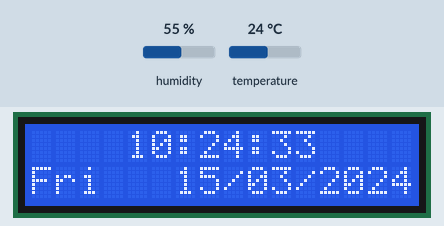
Recording of a sketch running on a simulated Arduino Uno, built with avr-gcc and run on an emulated ATmega328P. Parts: 16×2 character LCD. The inputs (shaded band) are chosen by the test bench; at power-on: humidity 55 %, temperature 24 °C. The local clock reads 2024-03-15 10:24:30 at power-on unless the sketch sets it.

Above: at 3.2 s.
3.3 s: humidity set to 22 %
At 9.6 s:
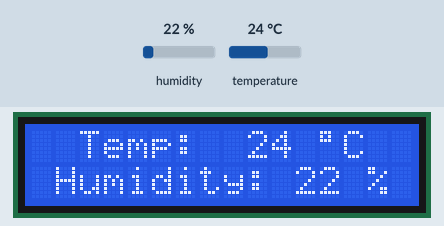
16.3 s: temperature set to 12 °C
At 19.8 s:
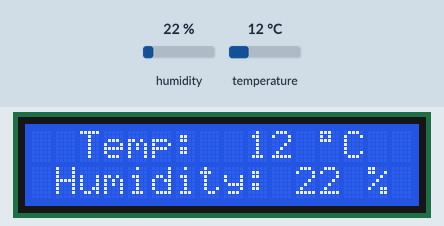
29.3 s: humidity set to 40 %
At 31.2 s:
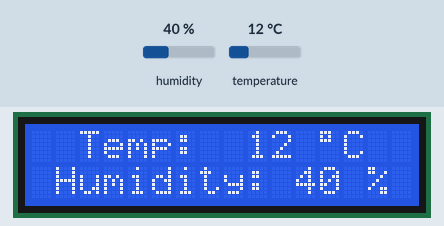
42.3 s: temperature set to 19 °C
At 54.1 s:
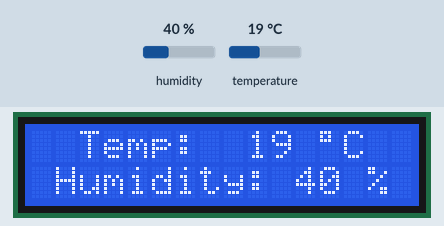
Timing chart, 0 to 55.6 s (numbered marks = the images above; inputs shaded):
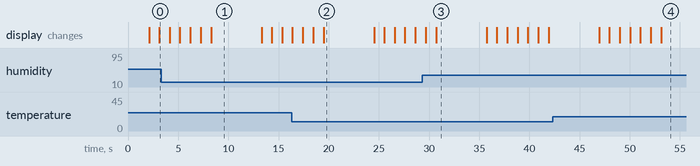

The sketch:

lcd_display_clock_and_temp.ino
```cpp
// Temp, Humidity, Date and Time functions using a DS3231 RTC and DTH11 connected via I2C and Wire lib
#include "RTClib.h"
#include "dht.h"
#include <LiquidCrystal_I2C.h>

#define DHTPIN 2

LiquidCrystal_I2C lcd(0x27, 16, 2);
dht DHT;
RTC_DS3231 rtc;

char daysOfTheWeek[7][12] = {"Sun", "Mon", "Tue", "Wed", "Thu", "Fri", "Sat"};

void setup () {
  lcd.init();
  lcd.backlight();

    Serial.begin(9600);
    delay(2000); // wait for console opening

    if (! rtc.begin()) {
        Serial.println("Couldn't find RTC");
        lcd.setCursor(0,0);
        lcd.print(String("Couldn't find"));
        lcd.setCursor(0,1);
        lcd.print(String("RTC"));
        delay(2000);
    while (1);
  }

  if (rtc.lostPower()) {
    Serial.println("RTC lost power, lets set the time!");
    lcd.clear();
    lcd.setCursor(0,0);
    lcd.print(String("RTC lost power,"));
    lcd.setCursor(0,1);
    lcd.print(String("lets set the time!"));
    delay(2000);

    // following line sets the RTC to the date & time this sketch was compiled
    rtc.adjust(DateTime(F(__DATE__), F(__TIME__)));
    // This line sets the RTC with an explicit date & time, for example to set
    // January 21, 2014 at 3am you would call:
    // rtc.adjust(DateTime(2014, 1, 21, 3, 0, 0));
  }
}


void TimeAndDate () {

    lcd.clear();

    for (int i=0; i <= 5; i++){
        DateTime now = rtc.now();

        char bufTime[50];
        sprintf(bufTime, "%02d:%02d:%02d", now.hour(), now.minute(), now.second());
        char bufDate[50];
        sprintf(bufDate, "%02d/%02d/%04d", now.day(), now.month(), now.year());

        lcd.setCursor(4,0);
        lcd.print(bufTime);
        lcd.setCursor(0,1);
        lcd.print(daysOfTheWeek[now.dayOfTheWeek()] + String("   ") +  bufDate);

        delay(1000);
   }
}


void temperature () {
    DHT.read11(DHTPIN);
    lcd.clear();
    lcd.setCursor(2,0);
    lcd.print(String("Temp:  ") + round(DHT.temperature) + String(" ") + (char) 223 + String("C"));
    lcd.setCursor(1,1);
    lcd.print(String("Humidity: ") + round(DHT.humidity) + String(" %"));
    delay(5000);
}


void loop () {
    TimeAndDate();
    temperature();
}
```

Measured:
- what the display in image 1 shows lasts 5.0 s, from 8.3 s to 13.3 s
